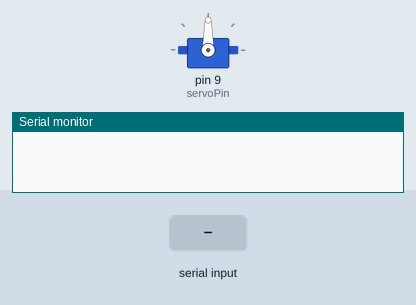
Bench run of a sketch on a simulated Arduino Uno, built with avr-gcc and run on an emulated ATmega328P. Parts: servo, the last lines printed to the serial monitor. The inputs (shaded band) are chosen by the test bench.

Above: at 1.2 s.
1.3 s: "open\n" received over Serial
At 2.5 s:
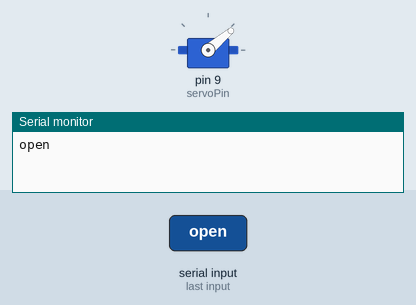
2.8 s: "close\n" received over Serial
At 3.7 s:
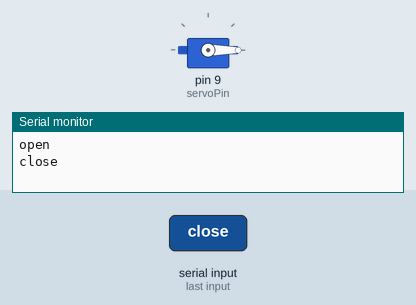
Timing chart, 0 to 5.8 s (numbered marks = the images above; inputs shaded):
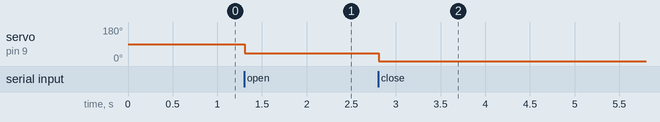

The sketch:

claw.ino
```cpp
#include <Servo.h>

int const servoPin = 9;

Servo myServo;
String command;

void setup()
{
    Serial.begin(9600);
    myServo.attach(servoPin);
}

void loop()
{
    if (Serial.available())
    {
        command = Serial.readStringUntil('\n');
        Serial.println(command);

        if (command == "open")
        {
            myServo.write(40);
            delay(1000);
        }
        else if (command == "close")
        {
            myServo.write(0);
            delay(1000);
        }
    }
}
```

Measured:
- after the input at 1.3 s, servo on pin 9 (servoPin): 90° → 40° at once
- after the input at 2.8 s, servo on pin 9 (servoPin): 40° → 0° at once
